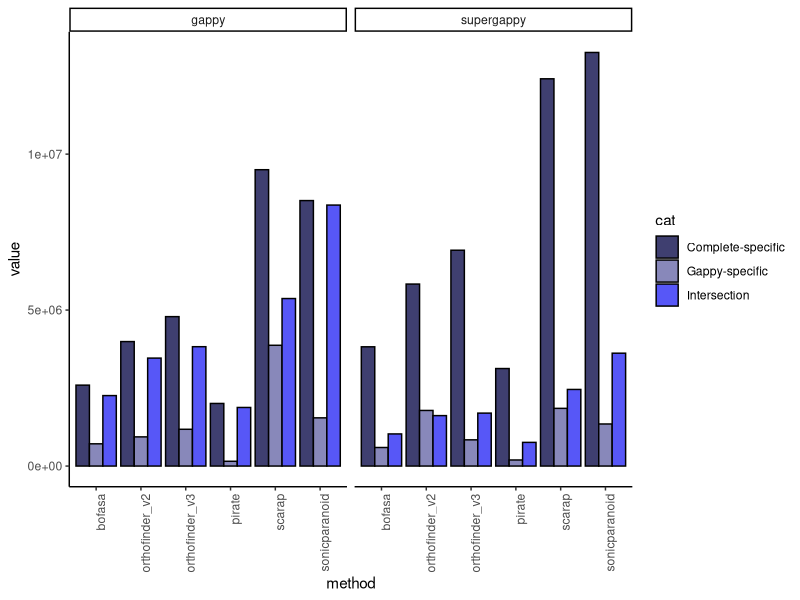

The R script that drew this image:
library(ggplot2)

dat <- read.table("Plotting_Input.txt", header=T, sep='\t')
# gappy_cat       method  complete_specific       gappy_specific  intersection

pdf("Fig6.pdf", height=5, width=10)
ggplot(dat, aes(x=method, fill=cat, y=value)) + geom_bar(stat='identity', position='dodge', color='black') + theme_classic() + facet_wrap(~gappy_cat) + theme(axis.text.x = element_text(angle = 90, hjust = 1)) + scale_fill_manual(values=c('#3f3f70', '#8888ba', '#5757f7'))
dev.off()
